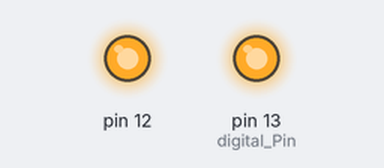
This sketch was run on a simulated Arduino Uno, built with avr-gcc and run on an emulated ATmega328P. On the bench: output pins drawn as LEDs (lit = HIGH).

Above: at 1.0 s.
At 3.0 s:
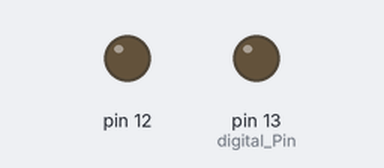
Timing chart, 0 to 5.2 s (numbered marks = the images above):
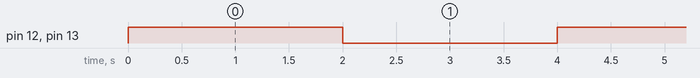

Measured:
- by itself, pin 12, pin 13 (digital_Pin): alternates HIGH for 2.0 s and LOW for 2.0 s

The sketch:

LED_ON_OFF_2.ino
```cpp
//setup  : function name
// void : return type(function)   : null/empty/khali return
void setup() {
  // put your setup code here, to run once:
      pinMode(13,OUTPUT);   // digital Pin
  //    pinMode(A0,OUTPUT); // analog pin
      pinMode(12,OUTPUT);
}

// loop : function name
// void : return type(function) : null/empty/khali return
void loop() {
  // put your main code here, to run repeatedly:
    digitalWrite(13,HIGH);
    digitalWrite(12,HIGH);
    delay(2000);
    //milisecond
    // 1s = 1000ms
    digitalWrite(13,LOW);
    digitalWrite(12,LOW);
    delay(2000);
}

/*
comment's :
there are Two Types.
// 1. single Line
2. Multiple Line.
*/

// cases :
/*
UPPERCASE :  SHABHAIZAFAR
          : pre-defined value

lowercase :  shabhaizafar
          : pre-defined function

snake_case : shabhai_zafar

camelCase :  shabhaiZafar
          : Methods
*/


/*
in C language :
Input Function :
    scanf();

Output Function :
    printf();

*/
/*
in Arduino  :
Input  :
  1. digital
      digitalRead();
  2. analog
      analogRead();

Output :
  1. digital
      digitalWrite();
  2. analog
      analogWrite();

*/


// 1. LED ON-OFF
// task-1 Blink LED

// 2. 2-LED ON-OFF.
// task-2
      // at a first Time 1LED ON 1LED OFF
      // at a second Time 1LED OFF 1LED ON

// TASK-3 Trafic LIGHT
  // red ON  yellow OFF green OFF    : 5sec
  // red OFF  yellow ON  green OFF : 2sec
  // red OFF yellow OFF green ON     : 3sec
```
